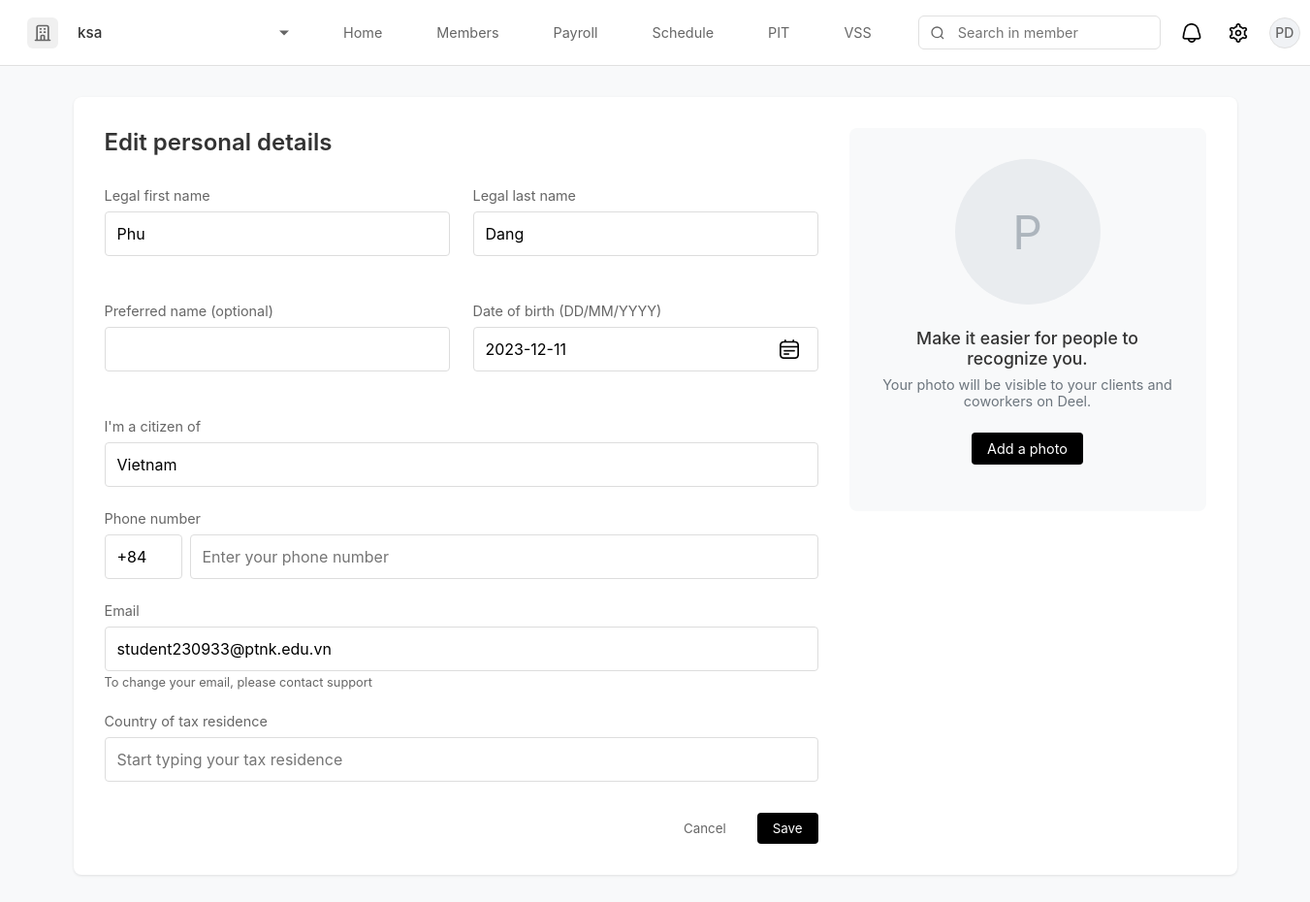
/profile/edit-personal-details (signed in), run on an earlier commit of the app's database.
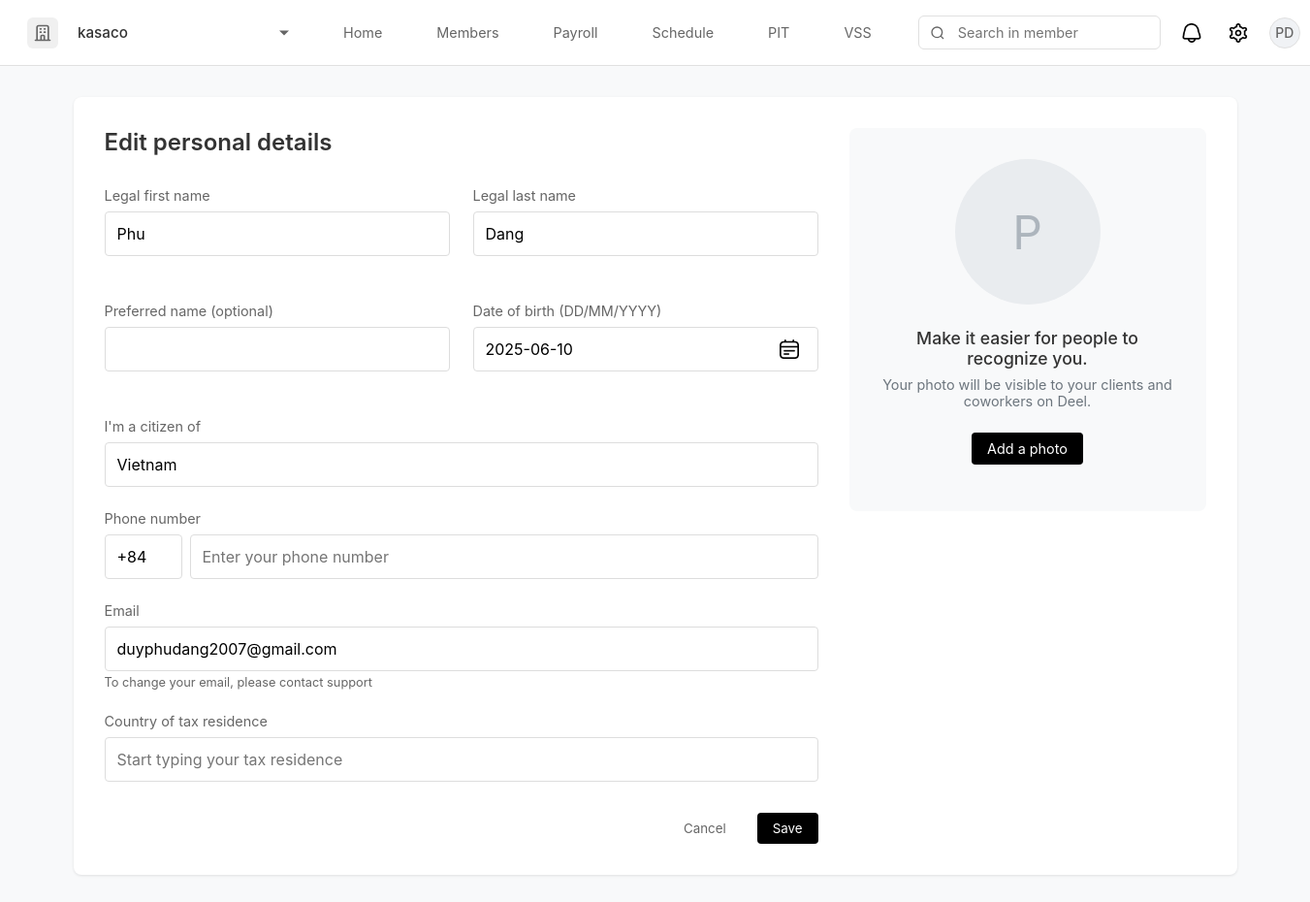
And on a later commit of the database.
### app.py (models this page shows, shortened)
class Organization(db.Model):
    id = db.Column(db.Integer, primary_key=True)
    name = db.Column(db.String(120), nullable=False)
    industry = db.Column(db.String(80))
    size = db.Column(db.String(50))
    location = db.Column(db.String(120))
    logo_url = db.Column(db.String(255))
    created_at = db.Column(db.DateTime, default=datetime.utcnow)
    users = db.relationship('User', backref='org', lazy=True)

class User(db.Model):
    id = db.Column(db.Integer, primary_key=True)
    email = db.Column(db.String(120), unique=True, nullable=False)
    password = db.Column(db.String(80), nullable=False)
    first_name = db.Column(db.String(80))
    last_name = db.Column(db.String(80))
    preferred_name = db.Column(db.String(80))
    date_of_birth = db.Column(db.String(20))
    citizenship = db.Column(db.String(80))
    phone = db.Column(db.String(20))
    tax_residence = db.Column(db.String(80))
    department = db.Column(db.String(80))
    job_title = db.Column(db.String(80))
    seniority_level = db.Column(db.String(80))
    created_at = db.Column(db.DateTime, default=datetime.utcnow)
    profile_completed = db.Column(db.Boolean, default=False)
    organization_id = db.Column(db.Integer, db.ForeignKey('organization.id'))
    organization = db.relationship('Organization')
    avatar_url = db.Column(db.String(255))
    reset_token = db.Column(db.String(100), unique=True)
    reset_token_expiry = db.Column(db.DateTime)

### app.py (the view)
@app.route('/profile/edit-personal-details')
def edit_personal_details():
    if 'user_id' not in session:
        return redirect('/login')
    user = User.query.get(session['user_id'])
    if not user:
        session.pop('user_id', None)
        return redirect('/login')
    return render_template('edit_personal_details.html', user=user)

### app.py (called while the page is built)
@app.context_processor
def inject_organization():
    if 'user_id' in session:
        user = User.query.get(session['user_id'])
        if user and user.organization_id:
            organization = Organization.query.get(user.organization_id)
            return {'organization': organization}
    return {'organization': None}

### templates/edit_personal_details.html (shortened to what the changed rows need)
{% extends "base.html" %}
{% block styles %}
<link rel="stylesheet" href="https://cdn.jsdelivr.net/npm/flatpickr@4.6.13/dist/flatpickr.min.css">
{% endblock %}
{% block content %}
<div class="edit-details-container">
    <div class="details-section">
        <h2 class="edit-details-title">Edit personal details</h2>
        <form id="personalDetailsForm">
            <div class="form-row">
                <div class="form-group">
                    <label class="form-label">Legal first name</label>
                    <input type="text" class="form-input" id="firstName" value="{{ user.first_name }}">
                </div>
                <div class="form-group">
                    <label class="form-label">Legal last name</label>
                    <input type="text" class="form-input" id="lastName" value="{{ user.last_name }}">
                </div>
            </div>
            <div class="form-row">
                <div class="form-group">
                    <div class="date-input-wrapper">
                        <input type="text" class="form-input date-input" id="dateOfBirth" value="{{ user.date_of_birth or '' }}" readonly>
                        <button type="button" class="calendar-icon" id="calendarToggle">
                            <img src="{{ url_for('static', filename='images/calendar-lines.png') }}" alt="Calendar">
                        </button>
                    </div>
                </div>
            </div>
            <div class="form-group">
                <div class="dropdown-wrapper">
                    <input type="text" class="form-input" id="citizenship" value="{{ user.citizenship }}" placeholder="Start typing your citizenship">
                </div>
            </div>
            <div class="form-group">
                <label class="form-label">Email</label>
                <input type="email" class="form-input" value="{{ user.email }}" readonly>
                <div class="form-hint">To change your email, please contact support</div>
            </div>
        </form>
    </div>
    <div class="avatar-section">
        <div class="avatar-preview" id="avatarPreview">
            {% if user.avatar_url %}
                <img src="{{ user.avatar_url }}" alt="Profile photo">
            {% else %}
                {{ user.first_name[0] if user.first_name else 'Q' }}
            {% endif %}
        </div>
        <h3 class="avatar-title">Make it easier for people to recognize you.</h3>
        <p class="avatar-description">Your photo will be visible to your clients and coworkers on Deel.</p>
        <form id="avatarForm" class="avatar-form {% if user.avatar_url %}hidden{% endif %}" enctype="multipart/form-data">
            <button type="button" class="btn-upload" onclick="document.getElementById('avatarInput').click()">
            </button>
        </form>
    </div>
</div>
{% endblock %}

### templates/base.html (shortened to what this page needs)
<!DOCTYPE html>
<html lang="en">
<head>
    <link rel="stylesheet" href="https://cdn.jsdelivr.net/npm/flatpickr/dist/flatpickr.min.css">
    {% block styles %}{% endblock %}
</head>
<body>
    {% if not hide_navbar %}
    <nav class="navbar">
        <div class="company-section">
            <div class="company-logo">
                <svg xmlns="http://www.w3.org/2000/svg" fill="none" viewBox="0 0 24 24" stroke="currentColor">
                    <path stroke-linecap="round" stroke-linejoin="round" stroke-width="2" d="M19 21V5a2 2 0 00-2-2H7a2 2 0 00-2 2v16m14 0h2m-2 0h-5m-9 0H3m2 0h5M9 7h1m-1 4h1m4-4h1m-1 4h1m-5 10v-5a1 1 0 011-1h2a1 1 0 011 1v5m-4 0h4" />
                </svg>
            </div>
            <select class="company-select" onchange="if(this.value === 'add') window.location.href='/organization/setup';">
                <option value="{{ organization.id if organization else '' }}">{{ organization.name if organization else 'Select organization' }}</option>
            </select>
        </div>
        <div class="nav-links">
            <a href="/" class="nav-link {% if request.path == '/' %}active{% endif %}">Home</a>
            <a href="/members" class="nav-link {% if request.path == '/members' %}active{% endif %}">Members</a>
            <a href="#" class="nav-link {% if request.path == '/payroll' %}active{% endif %}">Payroll</a>
            <a href="#" class="nav-link {% if request.path == '/schedule' %}active{% endif %}">Schedule</a>
            <a href="#" class="nav-link {% if request.path == '/pit' %}active{% endif %}">PIT</a>
            <a href="#" class="nav-link {% if request.path == '/vss' %}active{% endif %}">VSS</a>
        </div>
        <div class="search-section">
            <div class="search-bar-wrapper">
                <div class="search-icon">
                    <svg viewBox="0 0 24 24" fill="none" stroke="currentColor" stroke-width="2">
                        <circle cx="11" cy="11" r="8"></circle>
                        <path d="M21 21l-4.35-4.35"></path>
                    </svg>
                </div>
                <input type="text" class="search-bar" placeholder="Search in member">
            </div>
            <div class="user-profile">
                <div class="notification-icon">
                    <img src="{{ url_for('static', filename='images/bell.png') }}" alt="Notifications">
                </div>
                <a href="/settings" class="settings-icon">
                    <img src="{{ url_for('static', filename='images/settings.png') }}" alt="Settings">
                </a>
                <div class="profile-pic" id="profileButton">
                    {% if user and user.avatar_url %}
                        <img src="{{ user.avatar_url }}" alt="Profile" style="width: 100%; height: 100%; object-fit: cover;">
                    {% else %}
                        <div class="avatar-initials">
                            {% if user %}
                                {% if user.preferred_name %}
                                    {{ user.preferred_name[0].upper() }}
                                {% elif user.first_name and user.last_name %}
                                    {{ (user.first_name[0] + user.last_name[0]).upper() }}
                                {% elif user.first_name %}
                                    {{ user.first_name[0].upper() }}
                                {% elif user.email %}
                                    {{ user.email[0].upper() }}
                                {% else %}
                                    U
                                {% endif %}
                            {% else %}
                                G
                            {% endif %}
                        </div>
                    {% endif %}
                </div>
            </div>
        </div>
    </nav>
    {% endif %}
    {% block content %}{% endblock %}
</body>
</html>

What changed in the data, as far as the page shows it:
changed Organization: name "ksa" → "kasaco"
changed User "PD": date_of_birth "2023-12-11" → "2025-06-10"; email "student230933@ptnk.edu.vn" → "duyphudang2007@gmail.com"
